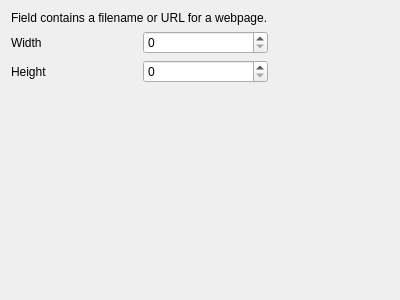
<?xml version="1.0" encoding="UTF-8"?>
<ui version="4.0">
 <class>QgsWebViewWidgetConfigDlgBase</class>
 <widget class="QWidget" name="QgsWebViewWidgetConfigDlgBase">
  <property name="geometry">
   <rect>
    <x>0</x>
    <y>0</y>
    <width>400</width>
    <height>300</height>
   </rect>
  </property>
  <property name="windowTitle">
   <string>Form</string>
  </property>
  <layout class="QGridLayout" name="gridLayout">
   <item row="0" column="0" colspan="2">
    <widget class="QLabel" name="pictureOrUrlLabel">
     <property name="text">
      <string>Field contains a filename or URL for a webpage.</string>
     </property>
    </widget>
   </item>
   <item row="1" column="0">
    <widget class="QLabel" name="label_12">
     <property name="text">
      <string>Width</string>
     </property>
    </widget>
   </item>
   <item row="3" column="0">
    <spacer name="verticalSpacer">
     <property name="orientation">
      <enum>Qt::Vertical</enum>
     </property>
     <property name="sizeHint" stdset="0">
      <size>
       <width>20</width>
       <height>40</height>
      </size>
     </property>
    </spacer>
   </item>
   <item row="1" column="1">
    <widget class="QSpinBox" name="sbWidgetWidth">
     <property name="maximum">
      <number>10000</number>
     </property>
    </widget>
   </item>
   <item row="2" column="0">
    <widget class="QLabel" name="label_13">
     <property name="text">
      <string>Height</string>
     </property>
    </widget>
   </item>
   <item row="2" column="1">
    <widget class="QSpinBox" name="sbWidgetHeight">
     <property name="suffix">
      <string/>
     </property>
     <property name="prefix">
      <string/>
     </property>
     <property name="maximum">
      <number>10000</number>
     </property>
    </widget>
   </item>
   <item row="2" column="2">
    <spacer name="horizontalSpacer">
     <property name="orientation">
      <enum>Qt::Horizontal</enum>
     </property>
     <property name="sizeHint" stdset="0">
      <size>
       <width>40</width>
       <height>20</height>
      </size>
     </property>
    </spacer>
   </item>
  </layout>
 </widget>
 <resources/>
 <connections/>
</ui>
